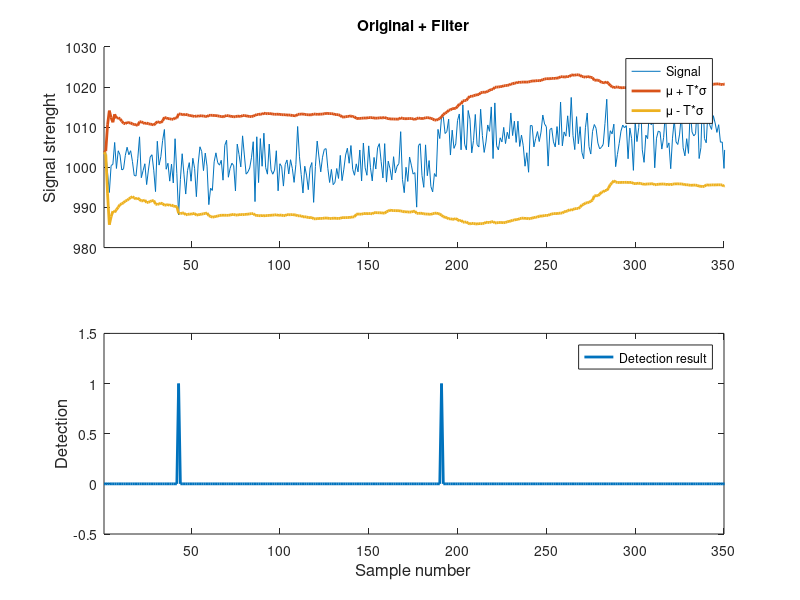

Reproduce this figure in MATLAB.
clear all

simulation_time = 3

ts = 1/200000;
t = 0:ts:simulation_time;

T = 3;

[dc n] = size(t);

mu(1:n) = 0;
sigma(1:n) = 4;

noise  = normrnd(mu,sigma);
ac     = 0 * cos(t*2*pi*50);
dc     = 200;
signal(1:n) = 800;
signal(ceil(n/2:n)) = 800*1.01;

%oppertunity one.


%end of oppertunity one.

sig_on = ac(1:n)+dc+noise(1:n)+signal(1:n);

samples_index = 1:200000/125:simulation_time*200000
sig = sig_on(samples_index);

%oppertunity two.
[dc n] = size(sig);

std = movstd(sig,[99 0]);
mean= movmean(sig,[99 0]);
%end of oppertunity two.

result = (sig > (mean + T*std)) | (sig < (mean - T*std));

subplot(2,1,1)
hold on
plot(sig,'DisplayName','Signal')
plot(mean+std*T,'LineWidth',2,'DisplayName','\mu + T*\sigma')
plot(mean-std*T,'LineWidth',2,'DisplayName','\mu - T*\sigma')
axis([1 350 980 1030])
ylabel('Signal strenght','FontSize',12)
legend('show')
title('Original + Filter')

subplot(2,1,2)
plot(result,'LineWidth',2,'DisplayName','Detection result')
axis([1 350 -0.5 1.5])
xlabel('Sample number','FontSize',12)
ylabel('Detection','FontSize',12)
legend('show')